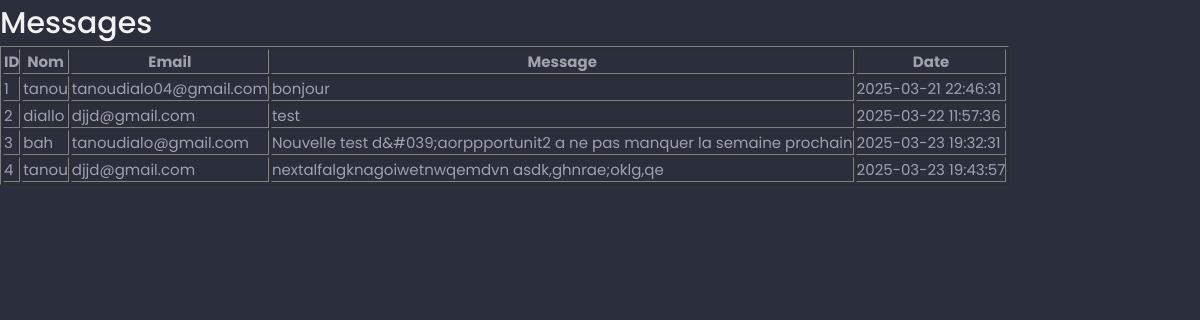
The page /php/message/database.php (signed in) on the database as committed earlier.
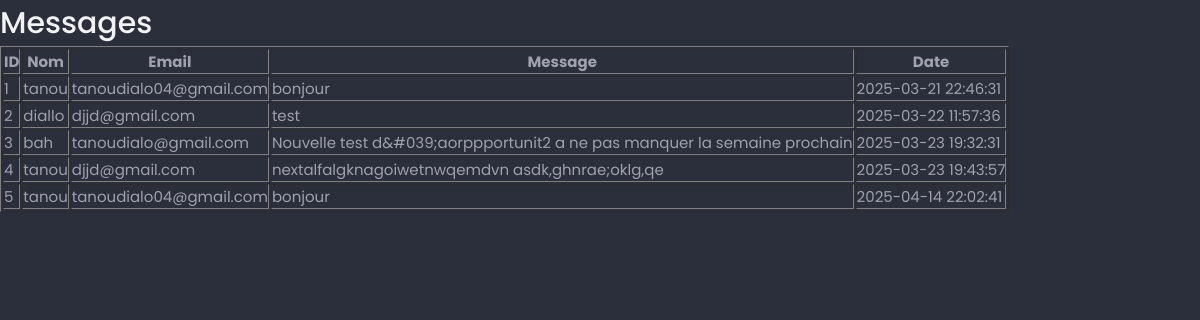
The same page on the database as committed later.
### tables this page shows
CREATE TABLE messages (
                id INTEGER PRIMARY KEY AUTOINCREMENT,
                name TEXT NOT NULL,
                email TEXT NOT NULL,
                message TEXT NOT NULL,
                created_at TIMESTAMP DEFAULT CURRENT_TIMESTAMP
            );

### php/message/database.php (the view, shortened to what this page needs)
<?php
$db = Database::getInstance()->getConnection();
$stmt = $db->query("SELECT * FROM messages");
$messages = $stmt->fetchAll(PDO::FETCH_ASSOC);
?>
<!DOCTYPE html>
<html lang="en">
<head>
    <link rel="stylesheet" href="../assets/css/styles.css">
</head>
<body>
    <h1>Messages</h1>
    <table border="1">
        <thead>
            <tr>
                <th>ID</th>
                <th>Nom</th>
                <th>Email</th>
                <th>Message</th>
                <th>Date</th>
            </tr>
        </thead>
        <tbody>
            <?php foreach ($messages as $message): ?>
                <tr>
                    <td><?php echo htmlspecialchars($message['id']); ?></td>
                    <td><?php echo htmlspecialchars($message['name']); ?></td>
                    <td><?php echo htmlspecialchars($message['email']); ?></td>
                    <td><?php echo htmlspecialchars($message['message']); ?></td>
                    <td><?php echo htmlspecialchars($message['created_at']); ?></td>
                </tr>
            <?php endforeach; ?>
        </tbody>
    </table>
</body>
</html>

### assets/css/commun.css (style rules this page uses)
@media screen and (min-width: 1152px) { :root { --biggest-font-size: 4rem; --bigger-font-size: 2rem; --h1-font-size: 2.25rem; --h2-font-size: 2.5rem; --h3-font-size: 1.25rem; --normal-font-size: 1rem; --small-font-size: .875rem; --smaller-font-size: .813rem; } }
* { box-sizing: border-box; padding: 0; margin: 0; }
html { scroll-behavior: smooth; }
input, textarea, button, body { font-family: var(--body-font); font-size: var(--normal-font-size); }
body { background-color: var(--body-color); color: var(--text-color); }
h1,h2,h3,h4 { color: var(--title-color); font-weight: var(--font-medium); }

### assets/css/variables.css (style rules this page uses)
:root { --header-height: 3.5rem; --hue:250; --first-color: hsl(var(--hue), 100%, 75%); --first-color-alt: hsl(var(--hue), 56%, 35%); --title-color: hsl(228, 8%, 95%); --text-color: hsl(228, 8%, 65%); --body-color: hsl(228, 15%, 20%); --container-color: hsl(228, 15%, 15%); --body-font: "Poppins", sans-serif; --biggest-font-size: 2rem; --bigger-font-size: 1.25rem; --h1-font-size: 1.5rem; --h2-font-size: 1.25rem; --h3-font-size: 1rem; --normal-font-size: .938rem; --small-font-size: .813rem; --smaller-font-size: .75rem; --font-regular: 400; --font-medium: 500; --font-semi-bold: 600; --z-tooltip : 10; --z-fixed: 100; }

Rows that differ between the two databases and show on the page:
added messages: id "5", name "tanou", email "tanoudialo04@gmail.com", message "bonjour", created_at "2025-04-14 22:02:41"
